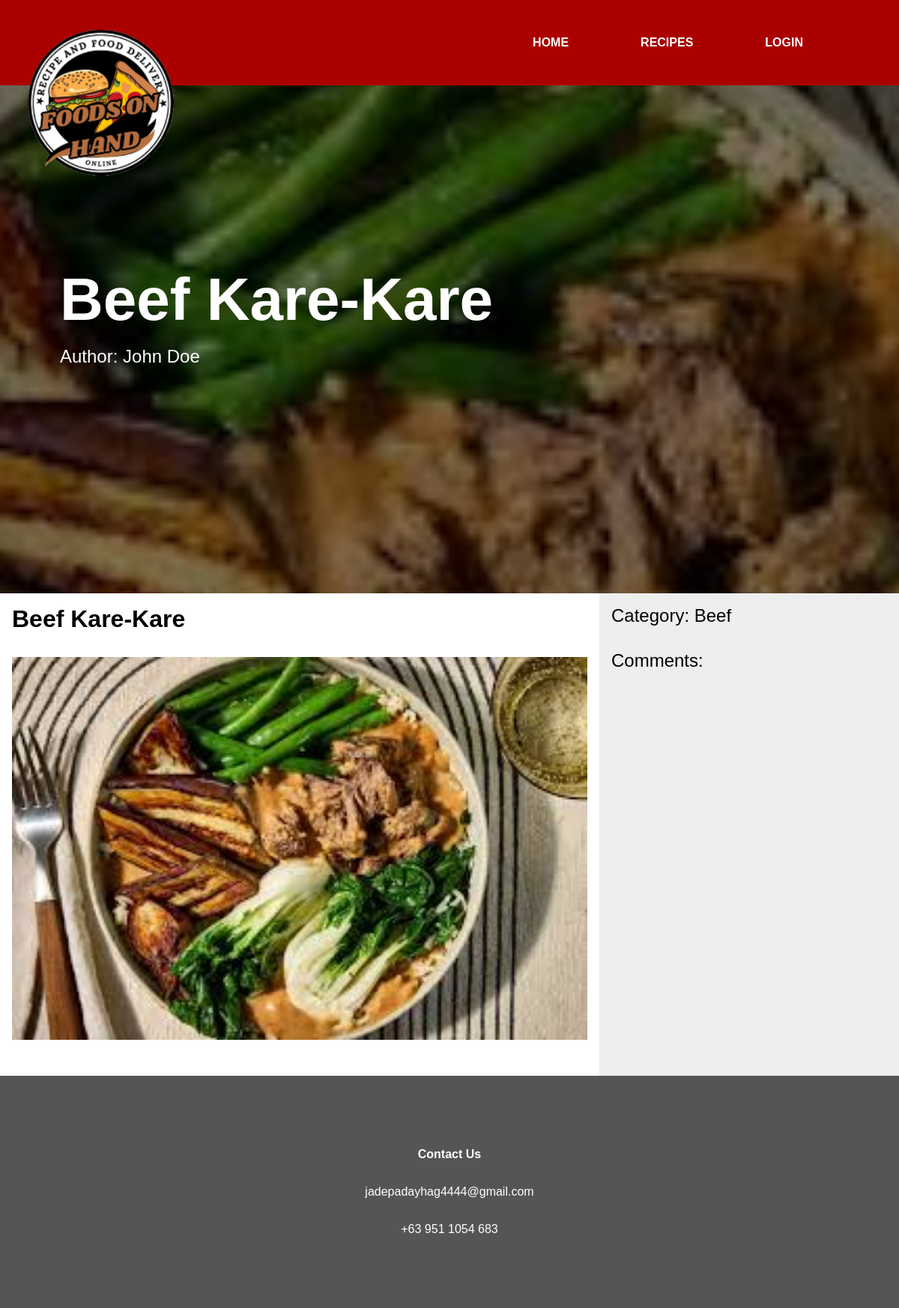
The app's page /recipe/?id=4 with its own data.
### tables this page shows
CREATE TABLE "recipes" (`id` INTEGER PRIMARY KEY AUTOINCREMENT, `user_id` INTEGER REFERENCES `users`(`id`), `title` TEXT, `content` TEXT, `category` TEXT, `image` TEXT, `time` INTEGER DEFAULT (unixepoch()));

### recipe/index.php (the view, shortened to what this page needs)
<?php
require_once "common.php";
$db = new SQLite3("database.db");
$recipeId = $_GET["id"];
$query = <<<SQL
    SELECT * FROM `recipes` WHERE id = :id
SQL;
$stmt = $db->prepare($query);
$stmt->bindValue(":id", $recipeId);
$recipe = $stmt->execute()->fetchArray(SQLITE3_ASSOC);
$categoryMap = [
    "pork" => "Pork",
    "chicken" => "Chicken",
    "beef" => "Beef",
    "fish" => "Fish",
    "vegetable" => "Vegetable",
    "seafood" => "Seafood"
];
$query = <<<SQL
    SELECT * FROM `users` WHERE `id` = :id
SQL;
$stmt = $db->prepare($query);
$stmt->bindValue(":id", $recipe["user_id"]);
$author = $stmt->execute()->fetchArray(SQLITE3_ASSOC);
?>
<html>
    <head>
        <link rel="stylesheet" href="style.css">
    </head>
    <body>
        <?= renderHeader($recipe["title"], "Author: " . $author["firstname"] . " " . $author["lastname"]) ?>
        <div style="
            display: grid;
            grid-template-columns: minmax(0, 2fr) 1fr;"
            id="panelPosts">
            <div>
                <div style="
                    padding: 1rem;
                    font-size: 2rem;
                    font-weight: bold;">
                    <?= htmlentities($recipe["title"]) ?>
                </div>
                <div style="
                    padding: 1rem;">
                    <img style="
                        width: 100%;"
                        src="<?= "uploads/" . htmlentities($recipe["image"]) ?>">
                </div>
                <div style="
                    padding: 1rem;"
                    id="panelContent">
                </div>
            </div>
            <div style="
                background-color: #eee;">
                <div style="
                    padding: 1rem;
                    font-size: 1.5rem;">
                    Category: <?= $categoryMap[$recipe["category"]] ?>
                </div>
                <div style="
                    padding: 1rem;
                    font-size: 1.5rem;">
                    Comments:
                </div>
            </div>
        </div>
        <?= renderFooter() ?>
    </body>
</html>

### style.css (style rules this page uses)
body { margin: 0rem; padding: 0rem; font-size: 1rem; font-family: Arial, Helvetica, sans-serif; }

### records on screen
recipes: title "Beef Kare-Kare", image (picture), category "Beef"

### other values on screen
str_replace("\n", "<br>", $title) "Beef Kare-Kare"
str_replace("\n", "<br>", $description) "Author: John Doe"
